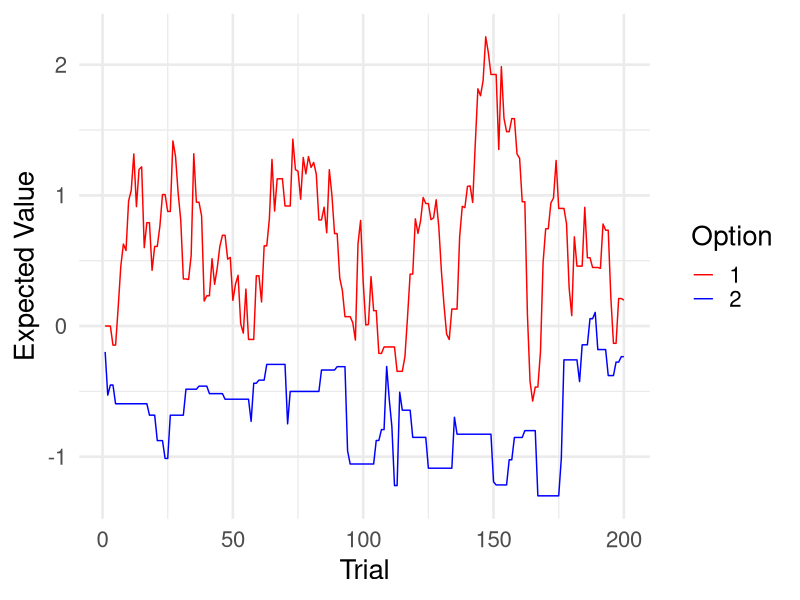
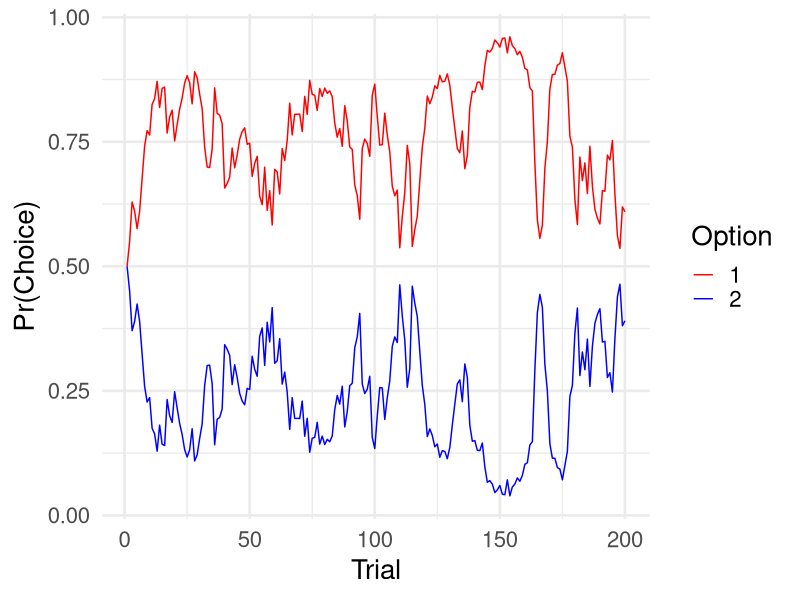
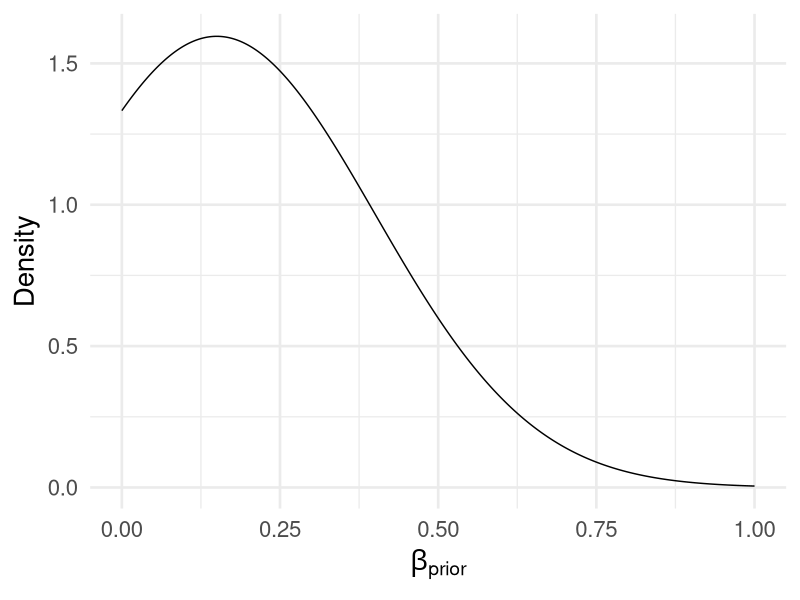

These charts were generated, in order, by the following R code: (Note: a time limit stopped this script after it produced the figures.)
# incredible tutorial at: 
# http://haines-lab.com/post/2018-03-24-human-choice-and-reinforcement-learning-3/

# For pretty plots and data manipulation
library(ggplot2)
library(foreach)
library(dplyr)

# Simulation parameters
set.seed(1)        # Random seed for replication
mu    <- c(1, -1)  # Mean payoff for choices 1 and 2 
sigma <- 3         # SD of payoff distributions
n_tr  <- 200       # Number of trials 
beta  <- 0.1       # True learning rate

# Initial expected value
ev <- c(0, 0) 

# Softmax choice function
logsumexp <- function (x) {
  y <- max(x)
  y + log(sum(exp(x - y)))
}
softmax <- function (x) {
  exp(x - logsumexp(x))
}

# Simulate data
sim_dat <- foreach(t=1:n_tr, .combine = "rbind") %do% {
  # Generate choice probability with softmax
  pr <- softmax(ev)
  
  # Use choice probability to sample choice
  choice <- sample(c(1,2), size = 1, prob = pr)
  
  # Generate outcome based on choice
  outcome <- rnorm(1, mean = mu[choice], sd = sigma)
  
  # Delta-rule learning
  ev[choice] <- ev[choice] + beta * (outcome - ev[choice])
  
  # Save data
  data.frame(Trial   = rep(t, 2),
             EV      = ev,
             Pr      = pr,
             Option  = paste(1:2),
             Choice  = rep(choice, 2),
             Outcome = rep(outcome, 2))
}

# Change in expected values across tirals
ggplot(sim_dat, aes(x = Trial, y = EV, geom = "line", color = Option)) +
  geom_line() +
  scale_color_manual(values = c("red", "blue")) +
  ylab("Expected Value") +
  theme_minimal(base_size = 20)

# Change in probability of selecting each option across tirals
ggplot(sim_dat, aes(x = Trial, y = Pr, geom = "line", color = Option)) +
  geom_line() +
  scale_color_manual(values = c("red", "blue")) +
  ylab("Pr(Choice)") +
  theme_minimal(base_size = 20)



# # # # # # # # # # Maximum Likelihood Estimation (MLE) # # # # # # # # # # ####
# Define the log-likelihood function used for MLE
mle_bandit <- function(X, beta, outcomes)  {
  # Initialize expected value
  ev <- c(0, 0)
  # loop through each trial and compute log-likelihood
  ll <- foreach(t=seq_along(X), .combine = "c") %do% {
    # Generate choice probability with softmax
    pr <- softmax(ev)
    
    # Delta-rule learning
    ev[X[t]] <- ev[X[t]] + beta * (outcomes[t] - ev[X[t]])
    
    # log probability of "true" simulated choice
    log(pr[X[t]])
  }
  
  # return the summed (minus) log-likelihood, because optim minimizes by default
  sum(-1*ll)
}

# Because data were simulated and output into long format, we need to
# remove every other observation so that we do not double-count
fit_dat <- sim_dat %>%
  filter(Option == 1)

# Use optim to minimize the (minus) log-likelihood function
mle_results <- optim(par      = 0.5,             # Initial guess for beta
                     fn       = mle_bandit,      # Function we are minimizing
                     method   = "L-BFGS-B",      # Specific algorithm used
                     lower    = 0,               # Lower bound for beta 
                     upper    = 1,               # Upper bound for beta
                     X        = fit_dat$Choice,  # Simulated choices
                     outcomes = fit_dat$Outcome) # Simulated choice outcomes

# Print results
cat("The MLE for beta is: " , round(mle_results$par, 3))



# # # # # # # # # # Maximum A Posteriori (MAP) Estimation # # # # # # # # # ####
x <- seq(0, 1, length=1000)
y <- dnorm(x, mean = .15, sd = .25)
qplot(x = x, y = y, geom = "line", xlab = expression(beta[prior]), ylab = "Density") +
  theme_minimal(base_size = 20)

# Define the log-likelihood function used for MAP
map_bandit <- function(X, beta, outcomes)  {
  # Initialize expected value
  ev <- c(0, 0)
  # loop through each trial and compute log-likelihood
  ll <- foreach(t=seq_along(X), .combine = "c") %do% {
    # Generate choice probability with softmax
    pr <- softmax(ev)
    
    # Delta-rule learning
    ev[X[t]] <- ev[X[t]] + beta * (outcomes[t] - ev[X[t]])
    
    # Probability/likelihood of "true" simulated choice
    like <- pr[X[t]]
    
    # Likelihood of current beta according to prior distribution
    prior <- dnorm(x = beta, mean = .15, sd = 0.25)
    
    # Log of like*prior
    log(like*prior)
  }
  
  # return the summed (minus) log-likelihood with prior information included
  sum(-1*ll)
}

# Use optim to minimize the (minus) log-likelihood function
map_results <- optim(par      = 0.5,             # Initial guess for beta
                     fn       = map_bandit,      # Function we are minimizing
                     method   = "L-BFGS-B",      # Specific algorithm used
                     lower    = 0,               # Lower bound for beta 
                     upper    = 1,               # Upper bound for beta
                     X        = fit_dat$Choice,  # Simulated choices
                     outcomes = fit_dat$Outcome) # Simulated choice outcomes

# Print results
cat("The MAP for beta is: " , round(map_results$par, 3))

# Use MLE to fit the first 15 trials
mle_results_15tr <- optim(par      = 0.5,             
                          fn       = mle_bandit,      
                          method   = "L-BFGS-B",      
                          lower    = 0,               
                          upper    = 1,               
                          X        = fit_dat$Choice[1:15],  # Only using first 15 trials
                          outcomes = fit_dat$Outcome[1:15]) 

# Use MAP to fit the first 15 trials
map_results_15tr <- optim(par      = 0.5,             
                          fn       = map_bandit,      
                          method   = "L-BFGS-B",      
                          lower    = 0,               
                          upper    = 1,               
                          X        = fit_dat$Choice[1:15],  # Only using first 15 trials
                          outcomes = fit_dat$Outcome[1:15]) 

cat("The MLE for beta with 15 trials is: " , round(mle_results_15tr$par, 3), "\n", 
    "The MAP for beta with 15 trials is: " , round(map_results_15tr$par, 3))



# # # # # # # # # # Markov Chain Monte Carlo (MCMC) Estimation# # # # # # # ####
# Set number of samples N for the Metropolis algorithm
samples <- 5000

# Set initial guess for beta
beta_n <- 0.5

# Take what we did above for MAP estimation and make into a function
calc_like <- function(beta, X, outcomes) {
  # Initialize expected value
  ev <- c(0, 0)
  # loop through each trial and compute log-likelihood
  ll <- foreach(t=seq_along(X), .combine = "c") %do% {
    # Generate choice probability with softmax
    pr <- softmax(ev)
    
    # Delta-rule learning
    ev[X[t]] <- ev[X[t]] + beta * (outcomes[t] - ev[X[t]])
    
    # Probability/likelihood of "true" simulated choice
    like <- pr[X[t]]
    
    # Likelihood of current beta according to prior distribution
    prior <- dnorm(x = beta, mean = .15, sd = 0.25)
    
    # log of like*prior
    log(like*prior)
  }
  
  # return the summed log-likelihood with prior information included
  sum(ll)
}

# Iterate through N samples and store each result
posterior <- foreach(n=1:samples, .combine = "c") %do% {
  # Step 1: Generate random proposal value with normal distribution
  beta_proposal <- rnorm(1, mean = beta_n, sd = .01)
  
  # If proposal is outside of parameter bounds, keep current sample, else continue
  if (0 < beta_proposal & beta_proposal < 1) {
    # Step 2: Calculate acceptance ratio
    like_proposal <- exp(calc_like(beta_proposal, fit_dat$Choice, fit_dat$Outcome))
    like_current  <- exp(calc_like(beta_n, fit_dat$Choice, fit_dat$Outcome))
    accept <- like_proposal/like_current
    
    # Step 3: Generate uniform random number on [0,1]
    u <- runif(1, min = 0, max = 1)
    
    # Step 4: Accept or reject proposal
    if (u <= accept) {
      beta_n <- beta_proposal
    }
  }
  
  # Return beta_n (either updated with proposal or remains the same)
  beta_n
}

# Plot time-series of posterior samples
qplot(x = 1:samples, y = posterior, geom = "line") + 
  geom_hline(aes(yintercept= beta, linetype = "True Beta"), color= 'red') +
  scale_linetype_manual(name = "", values = 2) +
  xlab("Posterior Sample") +
  ylab(expression(hat(beta))) +
  theme_minimal(base_size = 20)

qplot(posterior[200:5000], geom = "density", fill = I("gray")) +
  geom_line(aes(x = x, y = y), linetype = 2) +
  geom_vline(aes(xintercept= beta, linetype = "True Beta"), color= 'red') +
  scale_linetype_manual(name = "", values = 2) +
  coord_cartesian(xlim = c(0, 1)) +
  xlab(expression(hat(beta))) +
  ylab("Density") +
  theme_minimal(base_size = 20)
